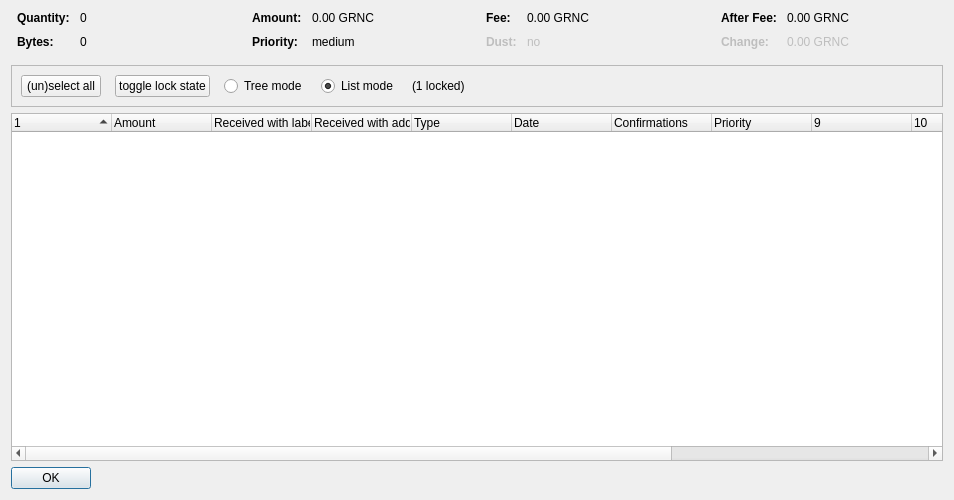
<?xml version="1.0" encoding="UTF-8"?>
<ui version="4.0">
 <class>CoinControlDialog</class>
 <widget class="QDialog" name="CoinControlDialog">
  <property name="geometry">
   <rect>
    <x>0</x>
    <y>0</y>
    <width>954</width>
    <height>500</height>
   </rect>
  </property>
  <property name="windowTitle">
   <string>Coin Selection</string>
  </property>
  <layout class="QVBoxLayout" name="verticalLayout">
   <item>
    <layout class="QHBoxLayout" name="horizontalLayoutTop" stretch="0,0,0,0">
     <property name="topMargin">
      <number>0</number>
     </property>
     <property name="bottomMargin">
      <number>10</number>
     </property>
     <item>
      <layout class="QFormLayout" name="formLayoutCoinControl1">
       <property name="horizontalSpacing">
        <number>10</number>
       </property>
       <property name="verticalSpacing">
        <number>10</number>
       </property>
       <property name="leftMargin">
        <number>6</number>
       </property>
       <property name="rightMargin">
        <number>6</number>
       </property>
       <item row="0" column="0">
        <widget class="QLabel" name="labelCoinControlQuantityText">
         <property name="font">
          <font>
           <weight>75</weight>
           <bold>true</bold>
          </font>
         </property>
         <property name="text">
          <string>Quantity:</string>
         </property>
        </widget>
       </item>
       <item row="0" column="1">
        <widget class="QLabel" name="labelCoinControlQuantity">
         <property name="cursor">
          <cursorShape>IBeamCursor</cursorShape>
         </property>
         <property name="contextMenuPolicy">
          <enum>Qt::ActionsContextMenu</enum>
         </property>
         <property name="text">
          <string notr="true">0</string>
         </property>
         <property name="textInteractionFlags">
          <set>Qt::LinksAccessibleByMouse|Qt::TextSelectableByKeyboard|Qt::TextSelectableByMouse</set>
         </property>
        </widget>
       </item>
       <item row="1" column="0">
        <widget class="QLabel" name="labelCoinControlBytesText">
         <property name="font">
          <font>
           <weight>75</weight>
           <bold>true</bold>
          </font>
         </property>
         <property name="text">
          <string>Bytes:</string>
         </property>
        </widget>
       </item>
       <item row="1" column="1">
        <widget class="QLabel" name="labelCoinControlBytes">
         <property name="cursor">
          <cursorShape>IBeamCursor</cursorShape>
         </property>
         <property name="contextMenuPolicy">
          <enum>Qt::ActionsContextMenu</enum>
         </property>
         <property name="text">
          <string notr="true">0</string>
         </property>
         <property name="textInteractionFlags">
          <set>Qt::LinksAccessibleByMouse|Qt::TextSelectableByKeyboard|Qt::TextSelectableByMouse</set>
         </property>
        </widget>
       </item>
      </layout>
     </item>
     <item>
      <layout class="QFormLayout" name="formLayoutCoinControl2">
       <property name="horizontalSpacing">
        <number>10</number>
       </property>
       <property name="verticalSpacing">
        <number>10</number>
       </property>
       <property name="leftMargin">
        <number>6</number>
       </property>
       <property name="rightMargin">
        <number>6</number>
       </property>
       <item row="0" column="0">
        <widget class="QLabel" name="labelCoinControlAmountText">
         <property name="font">
          <font>
           <weight>75</weight>
           <bold>true</bold>
          </font>
         </property>
         <property name="text">
          <string>Amount:</string>
         </property>
        </widget>
       </item>
       <item row="0" column="1">
        <widget class="QLabel" name="labelCoinControlAmount">
         <property name="cursor">
          <cursorShape>IBeamCursor</cursorShape>
         </property>
         <property name="contextMenuPolicy">
          <enum>Qt::ActionsContextMenu</enum>
         </property>
         <property name="text">
          <string notr="true">0.00 GRNC</string>
         </property>
         <property name="textInteractionFlags">
          <set>Qt::LinksAccessibleByMouse|Qt::TextSelectableByKeyboard|Qt::TextSelectableByMouse</set>
         </property>
        </widget>
       </item>
       <item row="1" column="0">
        <widget class="QLabel" name="labelCoinControlPriorityText">
         <property name="font">
          <font>
           <weight>75</weight>
           <bold>true</bold>
          </font>
         </property>
         <property name="text">
          <string>Priority:</string>
         </property>
        </widget>
       </item>
       <item row="1" column="1">
        <widget class="QLabel" name="labelCoinControlPriority">
         <property name="cursor">
          <cursorShape>IBeamCursor</cursorShape>
         </property>
         <property name="contextMenuPolicy">
          <enum>Qt::ActionsContextMenu</enum>
         </property>
         <property name="text">
          <string>medium</string>
         </property>
         <property name="textInteractionFlags">
          <set>Qt::LinksAccessibleByMouse|Qt::TextSelectableByKeyboard|Qt::TextSelectableByMouse</set>
         </property>
        </widget>
       </item>
      </layout>
     </item>
     <item>
      <layout class="QFormLayout" name="formLayoutCoinControl3">
       <property name="horizontalSpacing">
        <number>10</number>
       </property>
       <property name="verticalSpacing">
        <number>10</number>
       </property>
       <property name="leftMargin">
        <number>6</number>
       </property>
       <property name="rightMargin">
        <number>6</number>
       </property>
       <item row="0" column="0">
        <widget class="QLabel" name="labelCoinControlFeeText">
         <property name="font">
          <font>
           <weight>75</weight>
           <bold>true</bold>
          </font>
         </property>
         <property name="text">
          <string>Fee:</string>
         </property>
        </widget>
       </item>
       <item row="0" column="1">
        <widget class="QLabel" name="labelCoinControlFee">
         <property name="cursor">
          <cursorShape>IBeamCursor</cursorShape>
         </property>
         <property name="contextMenuPolicy">
          <enum>Qt::ActionsContextMenu</enum>
         </property>
         <property name="text">
          <string notr="true">0.00 GRNC</string>
         </property>
         <property name="textInteractionFlags">
          <set>Qt::LinksAccessibleByMouse|Qt::TextSelectableByKeyboard|Qt::TextSelectableByMouse</set>
         </property>
        </widget>
       </item>
       <item row="1" column="0">
        <widget class="QLabel" name="labelCoinControlLowOutputText">
         <property name="enabled">
          <bool>false</bool>
         </property>
         <property name="font">
          <font>
           <weight>75</weight>
           <bold>true</bold>
          </font>
         </property>
         <property name="text">
          <string>Dust:</string>
         </property>
        </widget>
       </item>
       <item row="1" column="1">
        <widget class="QLabel" name="labelCoinControlLowOutput">
         <property name="enabled">
          <bool>false</bool>
         </property>
         <property name="cursor">
          <cursorShape>IBeamCursor</cursorShape>
         </property>
         <property name="contextMenuPolicy">
          <enum>Qt::ActionsContextMenu</enum>
         </property>
         <property name="text">
          <string>no</string>
         </property>
         <property name="textInteractionFlags">
          <set>Qt::LinksAccessibleByMouse|Qt::TextSelectableByKeyboard|Qt::TextSelectableByMouse</set>
         </property>
        </widget>
       </item>
      </layout>
     </item>
     <item>
      <layout class="QFormLayout" name="formLayoutCoinControl4">
       <property name="horizontalSpacing">
        <number>10</number>
       </property>
       <property name="verticalSpacing">
        <number>10</number>
       </property>
       <property name="leftMargin">
        <number>6</number>
       </property>
       <property name="rightMargin">
        <number>6</number>
       </property>
       <item row="0" column="0">
        <widget class="QLabel" name="labelCoinControlAfterFeeText">
         <property name="font">
          <font>
           <weight>75</weight>
           <bold>true</bold>
          </font>
         </property>
         <property name="text">
          <string>After Fee:</string>
         </property>
        </widget>
       </item>
       <item row="0" column="1">
        <widget class="QLabel" name="labelCoinControlAfterFee">
         <property name="cursor">
          <cursorShape>IBeamCursor</cursorShape>
         </property>
         <property name="contextMenuPolicy">
          <enum>Qt::ActionsContextMenu</enum>
         </property>
         <property name="text">
          <string notr="true">0.00 GRNC</string>
         </property>
         <property name="textInteractionFlags">
          <set>Qt::LinksAccessibleByMouse|Qt::TextSelectableByKeyboard|Qt::TextSelectableByMouse</set>
         </property>
        </widget>
       </item>
       <item row="1" column="0">
        <widget class="QLabel" name="labelCoinControlChangeText">
         <property name="enabled">
          <bool>false</bool>
         </property>
         <property name="font">
          <font>
           <weight>75</weight>
           <bold>true</bold>
          </font>
         </property>
         <property name="text">
          <string>Change:</string>
         </property>
        </widget>
       </item>
       <item row="1" column="1">
        <widget class="QLabel" name="labelCoinControlChange">
         <property name="enabled">
          <bool>false</bool>
         </property>
         <property name="cursor">
          <cursorShape>IBeamCursor</cursorShape>
         </property>
         <property name="contextMenuPolicy">
          <enum>Qt::ActionsContextMenu</enum>
         </property>
         <property name="text">
          <string notr="true">0.00 GRNC</string>
         </property>
         <property name="textInteractionFlags">
          <set>Qt::LinksAccessibleByMouse|Qt::TextSelectableByKeyboard|Qt::TextSelectableByMouse</set>
         </property>
        </widget>
       </item>
      </layout>
     </item>
    </layout>
   </item>
   <item>
    <widget class="QFrame" name="frame">
     <property name="minimumSize">
      <size>
       <width>0</width>
       <height>40</height>
      </size>
     </property>
     <property name="frameShape">
      <enum>QFrame::StyledPanel</enum>
     </property>
     <property name="frameShadow">
      <enum>QFrame::Sunken</enum>
     </property>
     <layout class="QHBoxLayout" name="horizontalLayout">
      <item>
       <layout class="QHBoxLayout" name="horizontalLayoutPanel" stretch="0,0,0,0,0,0">
        <property name="spacing">
         <number>14</number>
        </property>
        <item>
         <widget class="QPushButton" name="pushButtonSelectAll">
          <property name="sizePolicy">
           <sizepolicy hsizetype="Maximum" vsizetype="Fixed">
            <horstretch>0</horstretch>
            <verstretch>0</verstretch>
           </sizepolicy>
          </property>
          <property name="text">
           <string>(un)select all</string>
          </property>
          <property name="autoDefault">
           <bool>false</bool>
          </property>
         </widget>
        </item>
        <item>
         <widget class="QPushButton" name="pushButtonToggleLock">
          <property name="sizePolicy">
           <sizepolicy hsizetype="Maximum" vsizetype="Fixed">
            <horstretch>0</horstretch>
            <verstretch>0</verstretch>
           </sizepolicy>
          </property>
          <property name="text">
           <string>toggle lock state</string>
          </property>
          <property name="autoDefault">
           <bool>false</bool>
          </property>
         </widget>
        </item>
        <item>
         <widget class="QRadioButton" name="radioTreeMode">
          <property name="sizePolicy">
           <sizepolicy hsizetype="Maximum" vsizetype="Fixed">
            <horstretch>0</horstretch>
            <verstretch>0</verstretch>
           </sizepolicy>
          </property>
          <property name="text">
           <string>Tree mode</string>
          </property>
         </widget>
        </item>
        <item>
         <widget class="QRadioButton" name="radioListMode">
          <property name="sizePolicy">
           <sizepolicy hsizetype="Maximum" vsizetype="Fixed">
            <horstretch>0</horstretch>
            <verstretch>0</verstretch>
           </sizepolicy>
          </property>
          <property name="text">
           <string>List mode</string>
          </property>
          <property name="checked">
           <bool>true</bool>
          </property>
         </widget>
        </item>
        <item>
         <widget class="QLabel" name="labelLocked">
          <property name="text">
           <string>(1 locked)</string>
          </property>
         </widget>
        </item>
        <item>
         <spacer name="horizontalSpacer">
          <property name="orientation">
           <enum>Qt::Horizontal</enum>
          </property>
          <property name="sizeHint" stdset="0">
           <size>
            <width>40</width>
            <height>20</height>
           </size>
          </property>
         </spacer>
        </item>
       </layout>
      </item>
     </layout>
    </widget>
   </item>
   <item>
    <widget class="CoinControlTreeWidget" name="treeWidget">
     <property name="contextMenuPolicy">
      <enum>Qt::CustomContextMenu</enum>
     </property>
     <property name="sortingEnabled">
      <bool>false</bool>
     </property>
     <property name="columnCount">
      <number>13</number>
     </property>
     <attribute name="headerShowSortIndicator" stdset="0">
      <bool>true</bool>
     </attribute>
     <attribute name="headerStretchLastSection">
      <bool>false</bool>
     </attribute>
     <column>
      <property name="text">
       <string/>
      </property>
     </column>
     <column>
      <property name="text">
       <string>Amount</string>
      </property>
     </column>
     <column>
      <property name="text">
       <string>Received with label</string>
      </property>
     </column>
     <column>
      <property name="text">
       <string>Received with address</string>
      </property>
     </column>
     <column>
      <property name="text">
	<string>Type</string>
      </property>
     </column>
     <column>
      <property name="text">	 
       <string>Date</string>
      </property>
     </column>
     <column>
      <property name="text">
       <string>Confirmations</string>
      </property>
      <property name="toolTip">
       <string>Confirmed</string>
      </property>
     </column>
     <column>
      <property name="text">
       <string>Priority</string>
      </property>
     </column>
     <column>
      <property name="text">
       <string/>
      </property>
     </column>
     <column>
      <property name="text">
       <string/>
      </property>
     </column>
     <column>
      <property name="text">
       <string/>
      </property>
     </column>
     <column>
      <property name="text">
       <string/>
      </property>
     </column>
     <column>
      <property name="text">
       <string/>
      </property>
     </column>
    </widget>
   </item>
   <item>
    <widget class="QDialogButtonBox" name="buttonBox">
     <property name="sizePolicy">
      <sizepolicy hsizetype="Maximum" vsizetype="Fixed">
       <horstretch>0</horstretch>
       <verstretch>0</verstretch>
      </sizepolicy>
     </property>
     <property name="orientation">
      <enum>Qt::Horizontal</enum>
     </property>
     <property name="standardButtons">
      <set>QDialogButtonBox::Ok</set>
     </property>
    </widget>
   </item>
  </layout>
 </widget>
 <customwidgets>
  <customwidget>
   <class>CoinControlTreeWidget</class>
   <extends>QTreeWidget</extends>
   <header>coincontroltreewidget.h</header>
  </customwidget>
 </customwidgets>
 <resources/>
 <connections/>
</ui>
